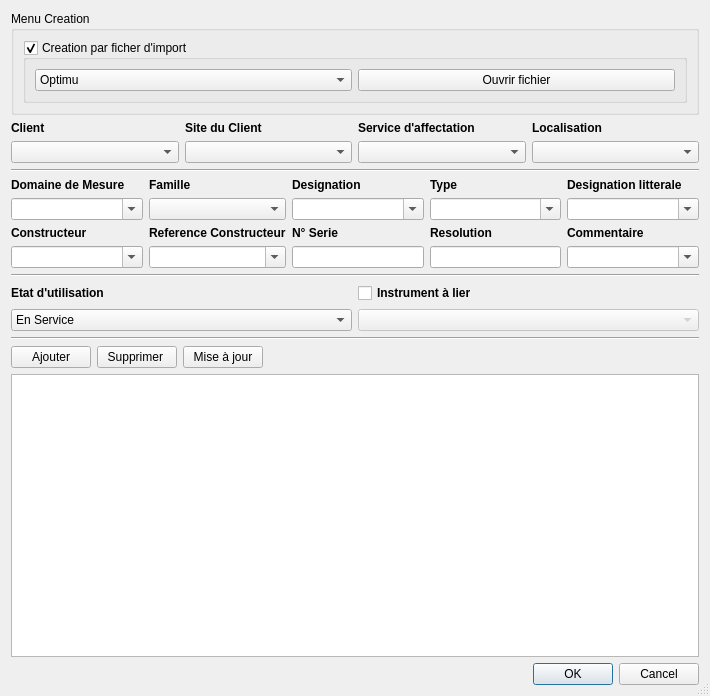
<?xml version="1.0" encoding="UTF-8"?>
<ui version="4.0">
 <class>Creation_Instrument</class>
 <widget class="QDialog" name="Creation_Instrument">
  <property name="geometry">
   <rect>
    <x>0</x>
    <y>0</y>
    <width>710</width>
    <height>696</height>
   </rect>
  </property>
  <property name="maximumSize">
   <size>
    <width>16777215</width>
    <height>16777215</height>
   </size>
  </property>
  <property name="windowTitle">
   <string>Creation Instrument(s)</string>
  </property>
  <property name="sizeGripEnabled">
   <bool>true</bool>
  </property>
  <layout class="QVBoxLayout" name="verticalLayout_17">
   <item>
    <widget class="QGroupBox" name="groupBox_3">
     <property name="sizePolicy">
      <sizepolicy hsizetype="Preferred" vsizetype="Preferred">
       <horstretch>0</horstretch>
       <verstretch>0</verstretch>
      </sizepolicy>
     </property>
     <property name="title">
      <string>Menu Creation</string>
     </property>
     <layout class="QHBoxLayout" name="horizontalLayout_3">
      <item>
       <widget class="QGroupBox" name="groupBox_fichier">
        <property name="title">
         <string>Creation par ficher d'import</string>
        </property>
        <property name="checkable">
         <bool>true</bool>
        </property>
        <property name="checked">
         <bool>true</bool>
        </property>
        <layout class="QHBoxLayout" name="horizontalLayout_2">
         <item>
          <widget class="QComboBox" name="comboBox_type_fichier">
           <item>
            <property name="text">
             <string>Optimu</string>
            </property>
           </item>
           <item>
            <property name="text">
             <string>SAP_PM</string>
            </property>
           </item>
          </widget>
         </item>
         <item>
          <widget class="QPushButton" name="pushButton_open_file">
           <property name="text">
            <string>Ouvrir fichier</string>
           </property>
          </widget>
         </item>
        </layout>
       </widget>
      </item>
     </layout>
    </widget>
   </item>
   <item>
    <layout class="QGridLayout" name="gridLayout_2">
     <item row="0" column="0">
      <layout class="QVBoxLayout" name="verticalLayout_2">
       <item>
        <widget class="QLabel" name="label">
         <property name="font">
          <font>
           <pointsize>9</pointsize>
           <weight>75</weight>
           <bold>true</bold>
          </font>
         </property>
         <property name="text">
          <string>Client</string>
         </property>
        </widget>
       </item>
       <item>
        <widget class="QComboBox" name="comboBox_client"/>
       </item>
      </layout>
     </item>
     <item row="0" column="1">
      <layout class="QVBoxLayout" name="verticalLayout_8">
       <item>
        <widget class="QLabel" name="label_7">
         <property name="font">
          <font>
           <pointsize>9</pointsize>
           <weight>75</weight>
           <bold>true</bold>
          </font>
         </property>
         <property name="text">
          <string>Site du Client</string>
         </property>
        </widget>
       </item>
       <item>
        <widget class="QComboBox" name="comboBox_affectation"/>
       </item>
      </layout>
     </item>
     <item row="0" column="2">
      <layout class="QVBoxLayout" name="verticalLayout_12">
       <item>
        <widget class="QLabel" name="label_11">
         <property name="font">
          <font>
           <pointsize>9</pointsize>
           <weight>75</weight>
           <bold>true</bold>
          </font>
         </property>
         <property name="text">
          <string>Service d'affectation</string>
         </property>
        </widget>
       </item>
       <item>
        <widget class="QComboBox" name="comboBox_localisation"/>
       </item>
      </layout>
     </item>
     <item row="0" column="3">
      <layout class="QVBoxLayout" name="verticalLayout_15">
       <item>
        <widget class="QLabel" name="label_16">
         <property name="font">
          <font>
           <pointsize>9</pointsize>
           <weight>75</weight>
           <bold>true</bold>
          </font>
         </property>
         <property name="text">
          <string>Localisation</string>
         </property>
        </widget>
       </item>
       <item>
        <widget class="QComboBox" name="comboBox">
         <property name="maximumSize">
          <size>
           <width>16777215</width>
           <height>16777215</height>
          </size>
         </property>
        </widget>
       </item>
      </layout>
     </item>
    </layout>
   </item>
   <item>
    <widget class="Line" name="line">
     <property name="orientation">
      <enum>Qt::Horizontal</enum>
     </property>
    </widget>
   </item>
   <item>
    <layout class="QGridLayout" name="gridLayout">
     <item row="0" column="4">
      <layout class="QVBoxLayout" name="verticalLayout_7">
       <item>
        <widget class="QLabel" name="label_6">
         <property name="font">
          <font>
           <pointsize>9</pointsize>
           <weight>75</weight>
           <bold>true</bold>
          </font>
         </property>
         <property name="text">
          <string>Designation litterale</string>
         </property>
        </widget>
       </item>
       <item>
        <widget class="QComboBox" name="comboBox_designation_litt">
         <property name="enabled">
          <bool>true</bool>
         </property>
         <property name="editable">
          <bool>true</bool>
         </property>
        </widget>
       </item>
      </layout>
     </item>
     <item row="0" column="1">
      <layout class="QVBoxLayout" name="verticalLayout_6">
       <item>
        <widget class="QLabel" name="label_5">
         <property name="font">
          <font>
           <pointsize>9</pointsize>
           <weight>75</weight>
           <bold>true</bold>
          </font>
         </property>
         <property name="text">
          <string>Famille</string>
         </property>
        </widget>
       </item>
       <item>
        <widget class="QComboBox" name="comboBox_famille"/>
       </item>
      </layout>
     </item>
     <item row="0" column="0">
      <layout class="QVBoxLayout" name="verticalLayout_4">
       <item>
        <widget class="QLabel" name="label_3">
         <property name="font">
          <font>
           <pointsize>9</pointsize>
           <weight>75</weight>
           <bold>true</bold>
          </font>
         </property>
         <property name="text">
          <string>Domaine de Mesure</string>
         </property>
        </widget>
       </item>
       <item>
        <widget class="QComboBox" name="comboBox_domaine_mes">
         <property name="enabled">
          <bool>true</bool>
         </property>
         <property name="editable">
          <bool>true</bool>
         </property>
        </widget>
       </item>
      </layout>
     </item>
     <item row="2" column="0">
      <layout class="QVBoxLayout" name="verticalLayout_9">
       <item>
        <widget class="QLabel" name="label_8">
         <property name="font">
          <font>
           <pointsize>9</pointsize>
           <weight>75</weight>
           <bold>true</bold>
          </font>
         </property>
         <property name="text">
          <string>Constructeur</string>
         </property>
        </widget>
       </item>
       <item>
        <widget class="QComboBox" name="comboBox_constructeur">
         <property name="editable">
          <bool>true</bool>
         </property>
        </widget>
       </item>
      </layout>
     </item>
     <item row="0" column="3">
      <layout class="QVBoxLayout" name="verticalLayout_5">
       <item>
        <widget class="QLabel" name="label_4">
         <property name="font">
          <font>
           <pointsize>9</pointsize>
           <weight>75</weight>
           <bold>true</bold>
          </font>
         </property>
         <property name="text">
          <string>Type</string>
         </property>
        </widget>
       </item>
       <item>
        <widget class="QComboBox" name="comboBox_type">
         <property name="editable">
          <bool>true</bool>
         </property>
        </widget>
       </item>
      </layout>
     </item>
     <item row="2" column="1">
      <layout class="QVBoxLayout" name="verticalLayout_10">
       <item>
        <widget class="QLabel" name="label_9">
         <property name="font">
          <font>
           <pointsize>9</pointsize>
           <weight>75</weight>
           <bold>true</bold>
          </font>
         </property>
         <property name="text">
          <string>Reference Constructeur</string>
         </property>
        </widget>
       </item>
       <item>
        <widget class="QComboBox" name="comboBox_ref_constructeur">
         <property name="editable">
          <bool>true</bool>
         </property>
        </widget>
       </item>
      </layout>
     </item>
     <item row="2" column="2">
      <layout class="QVBoxLayout" name="verticalLayout_13">
       <item>
        <widget class="QLabel" name="label_12">
         <property name="font">
          <font>
           <pointsize>9</pointsize>
           <weight>75</weight>
           <bold>true</bold>
          </font>
         </property>
         <property name="text">
          <string>N° Serie</string>
         </property>
        </widget>
       </item>
       <item>
        <widget class="QLineEdit" name="lineEdit_n_serie">
         <property name="sizePolicy">
          <sizepolicy hsizetype="Preferred" vsizetype="Fixed">
           <horstretch>0</horstretch>
           <verstretch>0</verstretch>
          </sizepolicy>
         </property>
        </widget>
       </item>
      </layout>
     </item>
     <item row="2" column="3">
      <layout class="QVBoxLayout" name="verticalLayout_11">
       <item>
        <widget class="QLabel" name="label_10">
         <property name="font">
          <font>
           <pointsize>9</pointsize>
           <weight>75</weight>
           <bold>true</bold>
          </font>
         </property>
         <property name="text">
          <string>Resolution</string>
         </property>
        </widget>
       </item>
       <item>
        <widget class="QLineEdit" name="lineEdit_resolution">
         <property name="sizePolicy">
          <sizepolicy hsizetype="Preferred" vsizetype="Fixed">
           <horstretch>0</horstretch>
           <verstretch>0</verstretch>
          </sizepolicy>
         </property>
        </widget>
       </item>
      </layout>
     </item>
     <item row="2" column="4">
      <layout class="QVBoxLayout" name="verticalLayout_18">
       <item>
        <widget class="QLabel" name="label_14">
         <property name="font">
          <font>
           <pointsize>9</pointsize>
           <weight>75</weight>
           <bold>true</bold>
          </font>
         </property>
         <property name="text">
          <string>Commentaire</string>
         </property>
        </widget>
       </item>
       <item>
        <widget class="QComboBox" name="comboBox_commentaire">
         <property name="editable">
          <bool>true</bool>
         </property>
        </widget>
       </item>
      </layout>
     </item>
     <item row="0" column="2">
      <layout class="QVBoxLayout" name="verticalLayout_3">
       <item>
        <widget class="QLabel" name="label_2">
         <property name="font">
          <font>
           <pointsize>9</pointsize>
           <weight>75</weight>
           <bold>true</bold>
          </font>
         </property>
         <property name="text">
          <string>Designation</string>
         </property>
        </widget>
       </item>
       <item>
        <widget class="QComboBox" name="comboBox_designation">
         <property name="editable">
          <bool>true</bool>
         </property>
        </widget>
       </item>
      </layout>
     </item>
    </layout>
   </item>
   <item>
    <widget class="Line" name="line_2">
     <property name="orientation">
      <enum>Qt::Horizontal</enum>
     </property>
    </widget>
   </item>
   <item>
    <layout class="QGridLayout" name="gridLayout_3">
     <property name="sizeConstraint">
      <enum>QLayout::SetNoConstraint</enum>
     </property>
     <item row="0" column="1">
      <layout class="QVBoxLayout" name="verticalLayout_16">
       <item>
        <widget class="QCheckBox" name="checkBox_lier">
         <property name="font">
          <font>
           <pointsize>9</pointsize>
           <weight>75</weight>
           <bold>true</bold>
          </font>
         </property>
         <property name="text">
          <string>Instrument à lier</string>
         </property>
        </widget>
       </item>
       <item>
        <widget class="ExtendedCombo" name="comboBox_instrument">
         <property name="enabled">
          <bool>false</bool>
         </property>
        </widget>
       </item>
      </layout>
     </item>
     <item row="0" column="0">
      <layout class="QVBoxLayout" name="verticalLayout_14">
       <item>
        <widget class="QLabel" name="label_13">
         <property name="font">
          <font>
           <pointsize>9</pointsize>
           <weight>75</weight>
           <bold>true</bold>
          </font>
         </property>
         <property name="text">
          <string>Etat d'utilisation</string>
         </property>
        </widget>
       </item>
       <item>
        <widget class="QComboBox" name="comboBox_etat_util">
         <item>
          <property name="text">
           <string>En Service</string>
          </property>
         </item>
         <item>
          <property name="text">
           <string>En Sommeil</string>
          </property>
         </item>
         <item>
          <property name="text">
           <string>Reformé</string>
          </property>
         </item>
        </widget>
       </item>
      </layout>
     </item>
    </layout>
   </item>
   <item>
    <widget class="Line" name="line_3">
     <property name="orientation">
      <enum>Qt::Horizontal</enum>
     </property>
    </widget>
   </item>
   <item>
    <layout class="QVBoxLayout" name="verticalLayout">
     <property name="sizeConstraint">
      <enum>QLayout::SetNoConstraint</enum>
     </property>
     <item>
      <layout class="QHBoxLayout" name="horizontalLayout_4">
       <item>
        <widget class="QPushButton" name="pushButton_plus">
         <property name="text">
          <string>Ajouter</string>
         </property>
         <property name="icon">
          <iconset resource="../../Package/Icones.qrc">
           <normaloff>:/Icones/ajouter-en-plus-icone-7956-48.png</normaloff>:/Icones/ajouter-en-plus-icone-7956-48.png</iconset>
         </property>
        </widget>
       </item>
       <item>
        <widget class="QPushButton" name="pushButton_moins">
         <property name="text">
          <string>Supprimer </string>
         </property>
         <property name="icon">
          <iconset resource="../../Package/Icones.qrc">
           <normaloff>:/Icones/moins-arriere-zoom-icone-6351-128.PNG</normaloff>:/Icones/moins-arriere-zoom-icone-6351-128.PNG</iconset>
         </property>
        </widget>
       </item>
       <item>
        <widget class="QPushButton" name="pushButton_maj">
         <property name="text">
          <string>Mise à jour</string>
         </property>
         <property name="icon">
          <iconset resource="../../Package/Icones.qrc">
           <normaloff>:/Icones/icone_actualiser.png</normaloff>:/Icones/icone_actualiser.png</iconset>
         </property>
        </widget>
       </item>
       <item>
        <spacer name="horizontalSpacer">
         <property name="orientation">
          <enum>Qt::Horizontal</enum>
         </property>
         <property name="sizeHint" stdset="0">
          <size>
           <width>40</width>
           <height>20</height>
          </size>
         </property>
        </spacer>
       </item>
      </layout>
     </item>
     <item>
      <widget class="QTableWidget" name="tableWidget">
       <property name="sizePolicy">
        <sizepolicy hsizetype="Ignored" vsizetype="Expanding">
         <horstretch>0</horstretch>
         <verstretch>0</verstretch>
        </sizepolicy>
       </property>
       <property name="alternatingRowColors">
        <bool>true</bool>
       </property>
       <property name="sortingEnabled">
        <bool>true</bool>
       </property>
      </widget>
     </item>
     <item>
      <widget class="QDialogButtonBox" name="buttonBox">
       <property name="standardButtons">
        <set>QDialogButtonBox::Cancel|QDialogButtonBox::Ok</set>
       </property>
      </widget>
     </item>
    </layout>
   </item>
  </layout>
 </widget>
 <customwidgets>
  <customwidget>
   <class>ExtendedCombo</class>
   <extends>QComboBox</extends>
   <header>GUI.Instrument.extendedcombo.h</header>
  </customwidget>
 </customwidgets>
 <resources>
  <include location="../../Package/Icones.qrc"/>
 </resources>
 <connections/>
</ui>
